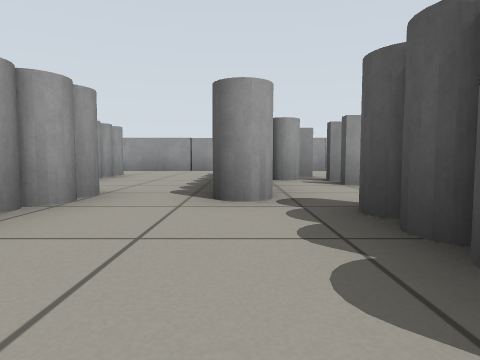
view 1 (above)

21 first-person views from a walk through a robot-simulator world made for Gazebo. The camera is 0.39 m above the floor, tilts 4° down and sees 75° across. The floor is counted in squares, 1 m on a side. Each view is taken from the middle of a square. On the plan, view 1 faces up. The plan holds only what a view shows up to about 9 squares ahead; the rest is blank.

view 2
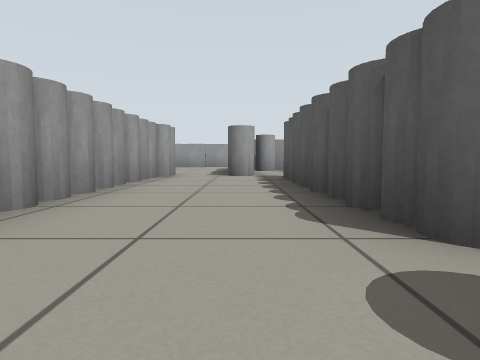

view 3
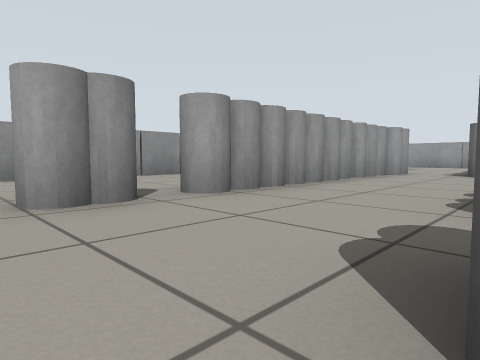

view 4
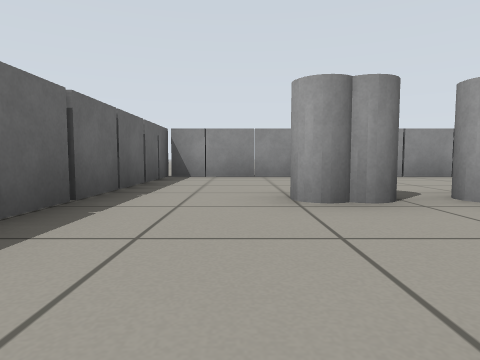

view 5
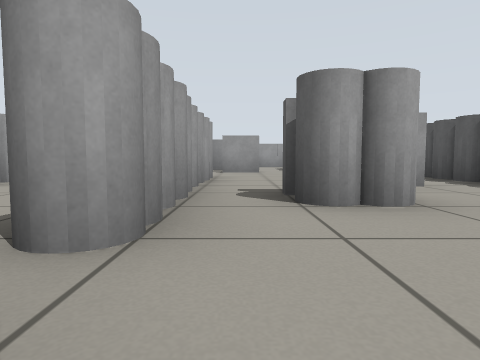

view 6
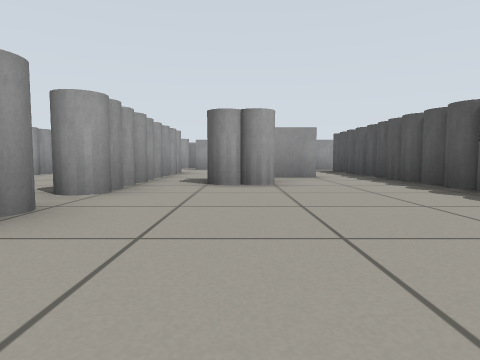

view 7
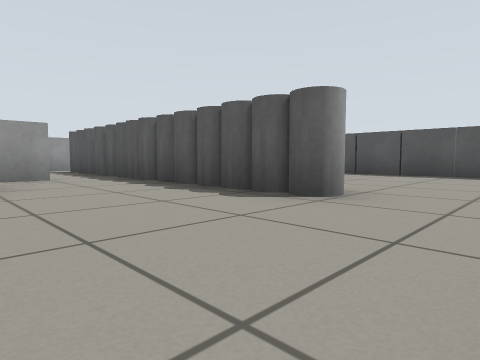

view 8
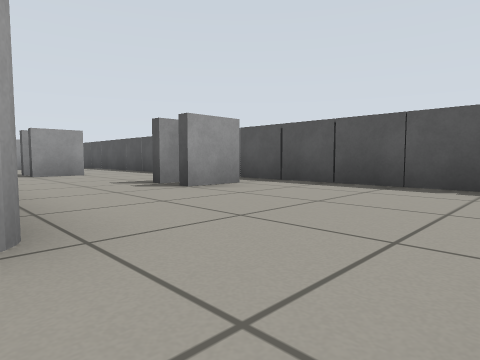

view 9
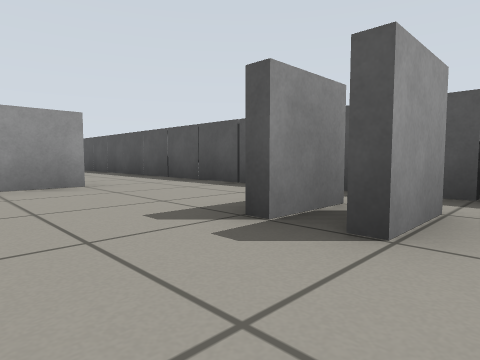

view 10
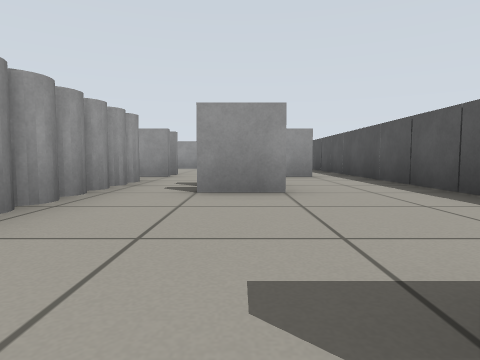

view 11
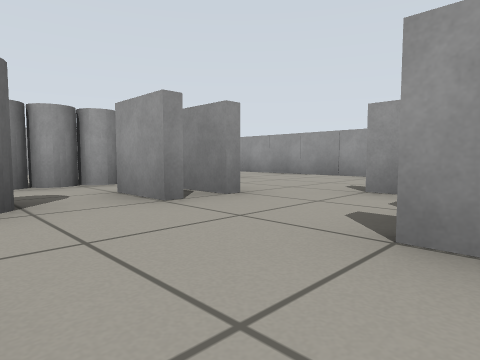

view 12
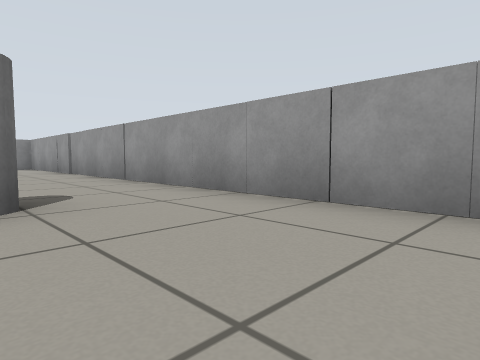

view 13
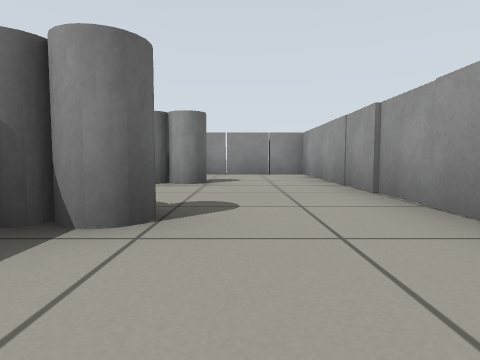

view 14
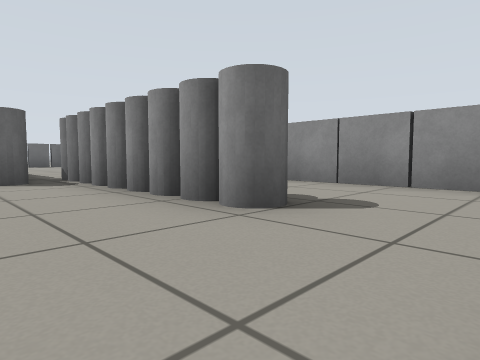

view 15
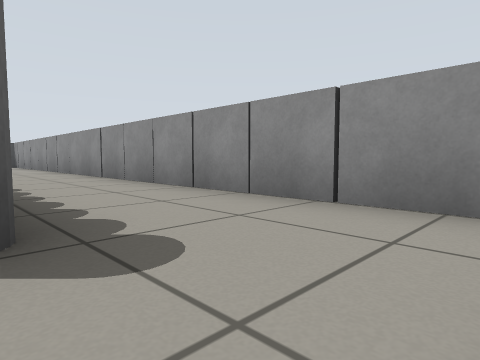

view 16
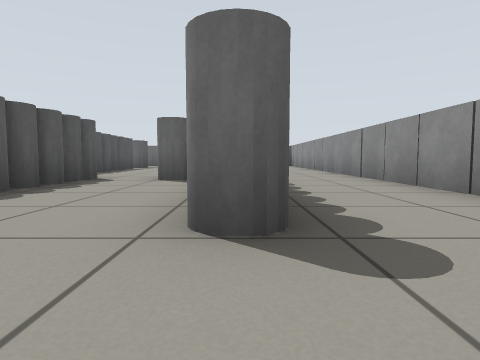

view 17
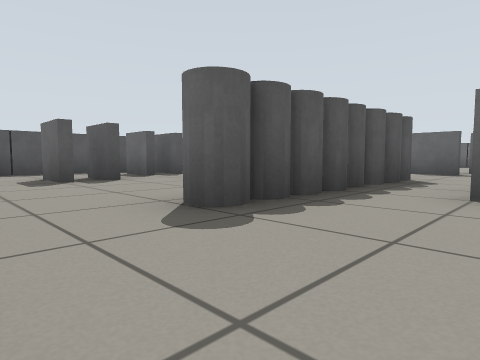

view 18
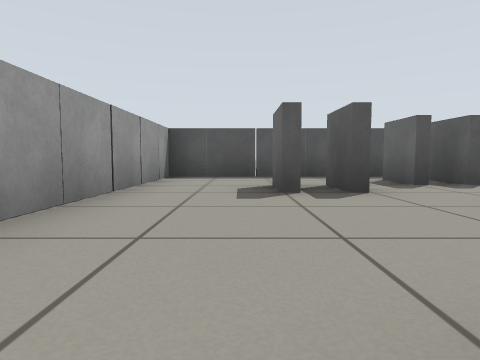

view 19
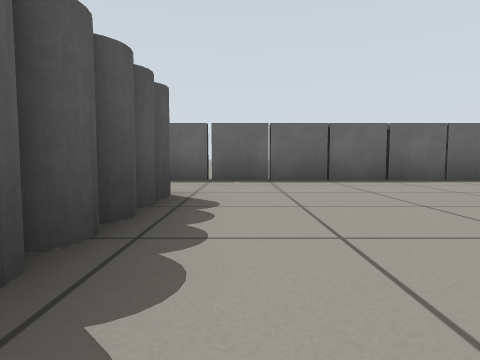

view 20
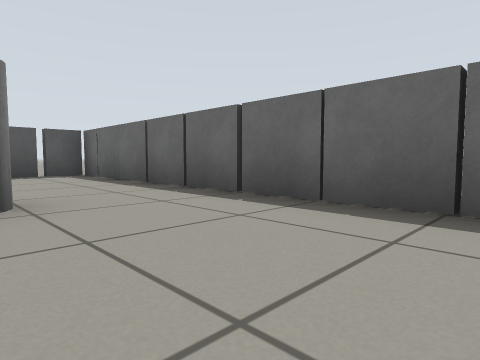

view 21
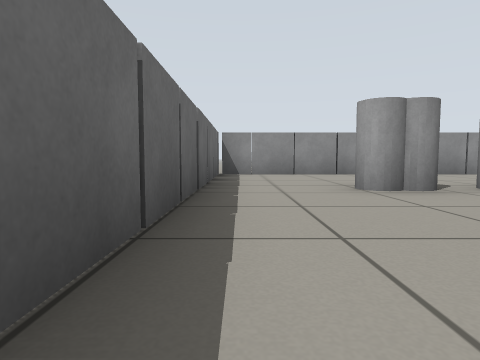

### Floor plan
Points are (right, up) in squares from view 1. A wall is a line through its corners. A room is listed if a view was taken in it or the views show most of it. See-through windows are left out.
Room 1 (views 1, 2, 3, 4, 5, 6, 7, 8, 9, 10, 11, 12, 13, 14, 15, 16, 17, 18, 19, 20, 21)
walls: (3.5, 0.5) (4.5, 0.5); (4.6, 0.3) (3.6, 0.3); (6.6, 4.5) (5.5, 4.5); (6.6, 5.3) (5.6, 5.3); (8.6, 1.5) (7.5, 1.5); (8.4, 4.7) (9.5, 4.7); (8.5, 5.5) (9.6, 5.5); (7.4, 6.8) (8.5, 6.8); (9.6, -1.7) (8.5, -1.7); (7.9, 6.6) (7.4, 6.6); (9.6, -2.5) (8.5, -2.5); (9.6, 4.5) (8.5, 4.5); (7.4, 7.5) (8.5, 7.5); (10.5, 0.4) (10.5, 9.5) (-5.5, 9.5) (-5.5, -5.6); (10.5, -5.5) (10.5, -1.1); (-5.7, -6.5) (10.6, -6.5)
objects: grey box (-6, -6); grey cylinder (-3, 3); grey cylinder (-3, 4); grey cylinder (-3, 5); grey cylinder (-3, 6); grey cylinder (-3, 7); grey cylinder (-2, -4); grey cylinder (-2, -3); grey cylinder (-2, -2); grey cylinder (-2, -1); grey cylinder (-2, 0); grey cylinder (-2, 1); grey cylinder (-2, 2); grey cylinder (-2, 3); grey cylinder (0, 3); grey cylinder (0, 4); grey cylinder (0, 5); grey cylinder (0, 7); grey cylinder (1, -4); grey cylinder (1, -2); grey cylinder (1, -1); grey cylinder (1, 0); grey cylinder (1, 1); grey cylinder (1, 2); grey cylinder (1, 6); grey cylinder (3, -1); grey cylinder (4, 3); grey cylinder (4, 4); grey cylinder (4, 5); grey cylinder (4, 6); grey cylinder (4, 7); grey cylinder (6, -4); grey cylinder (6, -3); grey cylinder (6, -2); grey cylinder (6, -1); grey cylinder (6, 0); grey cylinder (6, 1); grey cylinder (6, 2); grey cylinder (6, 3); grey box (11, -6)

Where each view was taken, in squares from view 1:
view 1: 0 up, 0 right, facing up
view 2: 4 down, 0 right, facing up
view 3: 5 down, 1 right, facing up-left
view 4: 5 down, 1 right, facing left
view 5: 4 down, 2 right, facing up
view 6: 6 down, 3 right, facing up
view 7: 6 down, 3 right, facing up-right
view 8: 6 down, 6 right, facing up-right
view 9: 3 down, 7 right, facing up-right
view 10: 2 down, 8 right, facing up
view 11: 3 up, 9 right, facing up-left
view 12: 7 up, 7 right, facing up-left
view 13: 8 up, 2 right, facing left
view 14: 9 up, 1 left, facing down-left
view 15: 9 up, 3 left, facing down-left
view 16: 9 up, 3 left, facing down
view 17: 9 up, 2 right, facing down-right
view 18: 8 up, 4 right, facing right
view 19: 1 down, 5 right, facing down
view 20: 4 down, 3 right, facing down-right
view 21: 6 down, 2 right, facing left
